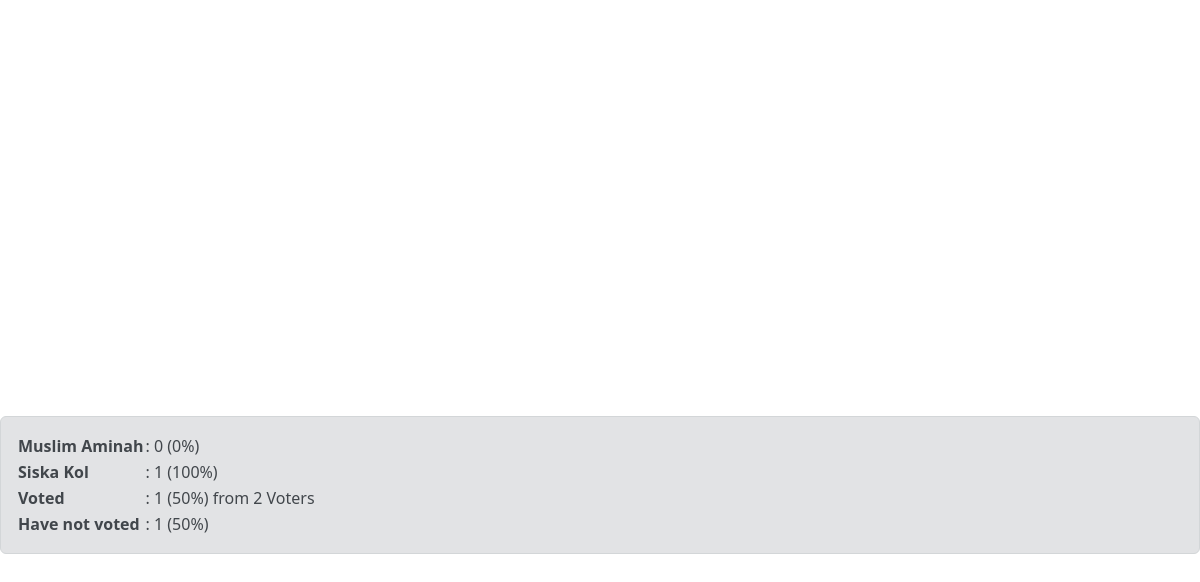
The page /hasil.php on the database as committed earlier.
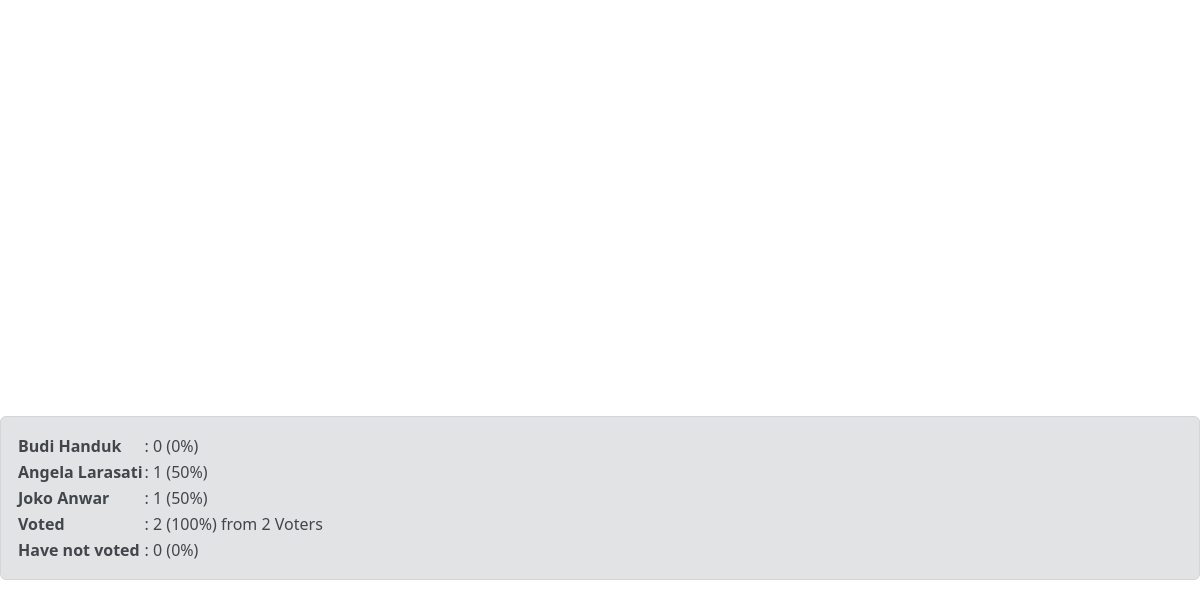
The same page on the database as committed later.
### tables this page shows
CREATE TABLE `candidates` (
  `no_urut` int(11) NOT NULL,
  `nis` varchar(10) NOT NULL,
  `photo` varchar(100) NOT NULL,
  `name` varchar(30) NOT NULL,
  `class` varchar(10) NOT NULL,
  `motto` varchar(200) NOT NULL,
  `counts` int(11) NOT NULL
);

### hasil.php (the view, shortened to what this page needs)
<?php
include_once "library/inc.connection.php";
$query_sum = "SELECT SUM(counts) AS total_votes FROM candidates";
$result_sum = mysqli_query($conn, $query_sum);
$row_sum = mysqli_fetch_assoc($result_sum);
$sum = isset($row_sum['total_votes']) ? (int) $row_sum['total_votes'] : 0;
$query_voters = "SELECT COUNT(*) FROM participants";
$result_voters = mysqli_query($conn, $query_voters);
$row_voters = mysqli_fetch_array($result_voters);
$allVoters = isset($row_voters[0]) ? (int) $row_voters[0] : 0;
?>
<!DOCTYPE html>
<html lang="en">
<head>
    <link href="https://cdn.jsdelivr.net/npm/bootstrap@5.2.3/dist/css/bootstrap.min.css" rel="stylesheet"
>
</head>
<body>
    <div id="chart" style="min-width: 310px; height: 400px; margin: 0 auto" class="mt-3"></div>
                <?php
                    if ($sum != 0) {
                        $query = "SELECT name, counts FROM candidates ORDER BY no_urut ASC";
                        $result = mysqli_query($conn, $query);
                    }
                    ?>
    <div class="alert alert-secondary">
        <table>
            <?php
        $query_candidates = "SELECT name, counts FROM candidates ORDER BY no_urut ASC";
        $result_candidates = mysqli_query($conn, $query_candidates);
        $data = array();
        while ($row = mysqli_fetch_assoc($result_candidates)) {
            $percent = ($sum != 0) ? round(($row["counts"] / $sum) * 100) : 0;
            $data[] = array("name" => $row["name"], "counts" => $row["counts"], "percent" => $percent);
        }
        foreach ($data as $row) {
            echo "<tr>";
            echo "<td><strong>{$row["name"]} </strong></td>";
            echo "<td>: {$row["counts"]} ({$row["percent"]}%) </td>";
            echo "</tr>";
        }
        if ($allVoters != 0) {
            echo "<tr>";
            echo "<td><strong>Voted</strong></td>";
            echo "<td>: $sum (" . round(($sum / $allVoters) * 100) . "%) from $allVoters Voters</td>";
            echo "</tr>";
            echo "<tr>";
            echo "<td><strong>Have not voted</strong></td>";
            echo "<td>: " . ($allVoters - $sum) . " (" . round(($allVoters - $sum) / $allVoters * 100) . "%)</td>";
            echo "</tr>";
        }
        ?>
        </table>
    </div>

Rows that differ between the two databases and show on the page:
changed candidates: name "Muslim Aminah" → "Budi Handuk"
changed candidates: name "Siska Kol" → "Angela Larasati"; percent "100" → "50"
added candidates: name "Joko Anwar", counts "1", percent "50"
Other text that changed with them:
$sum: "1" → "2"
$allVoters - $sum: "1" → "0"
text no longer shown: "50 50"
text now shown: "100 0"
